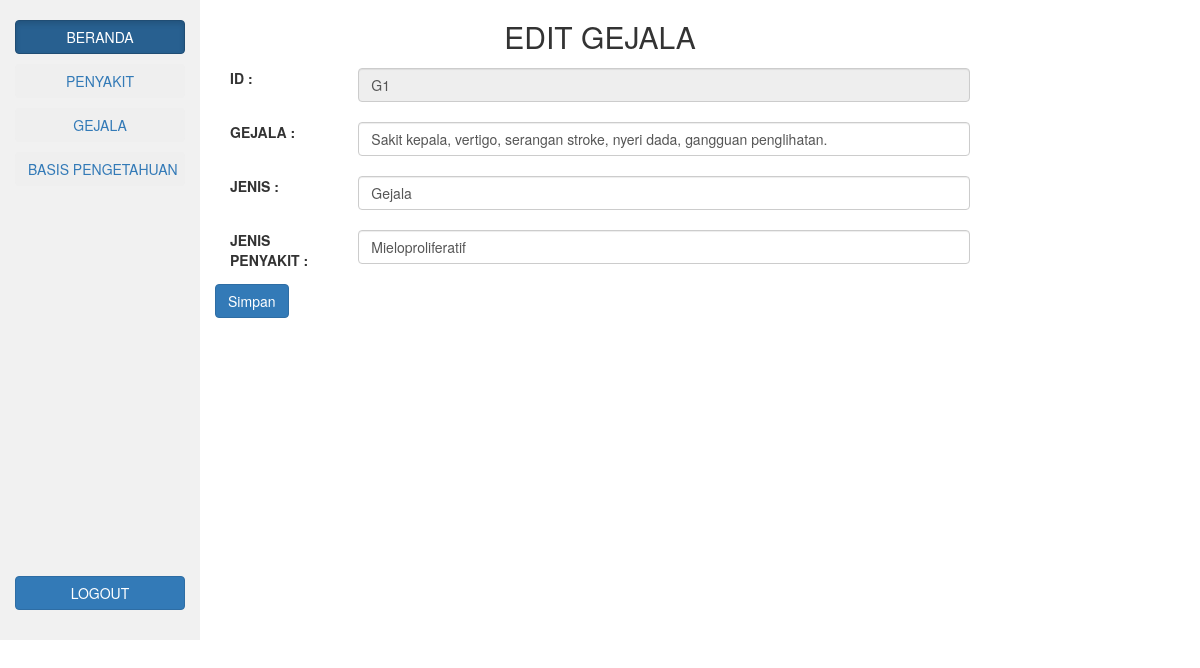
Page /aeditgejala.php?id=G1 on the committed database.
### tables this page shows
CREATE TABLE `gejala` (
  `idgejala` varchar(10) NOT NULL,
  `gejala` varchar(1000) NOT NULL,
  `daerah` varchar(10) NOT NULL,
  `jenispenyakit` varchar(20) NOT NULL
);

### aeditgejala.php (the view, shortened to what this page needs)
<?php
include "session.php";
?>
<!DOCTYPE html>
<html lang="en">
<head>
  <link rel="stylesheet" href="https://maxcdn.bootstrapcdn.com/bootstrap/3.3.7/css/bootstrap.min.css">
  <link rel="stylesheet" href="css/style.css">
</head>
<body>
    <div class="col-sm-2 sidenav">
      <p><a href="homeadmin.php"><button type="button" class="btn btn-primary btn-block active">BERANDA</button></a></p>
      <p><a href="penyakit.php"><button type="button" class="btn btn-succes btn-block">PENYAKIT</button></a></p>
      <p><a href="gejala.php"><button type="button" class="btn btn-succes btn-block">GEJALA</button></a></p>
        <p><a href="basispengetahuan.php"><button type="button" class="btn btn-succes btn-block">BASIS PENGETAHUAN</button></a></p>
      <br><br><br><br><br><br><br><br><br><br><br><br><br><br><br><br><br><br><br>
      <p><a href="logout.php"><button type="button" class="btn btn-primary btn-block" id="myBtn">LOGOUT</button></a></p>
      <br> </div>
    <div class="col-sm-8 text-left">
      <h2 class="text-center">EDIT GEJALA</h2>
    <form method="post">
      <div class="form-group">
      			<label class="control-label col-sm-2">ID :</label>
      		<div class="col-sm-10">
                <?php
                       $tampil = "SELECT * FROM gejala where idgejala='".$_GET['id']."'";
                       $sql = mysqli_query ($konek_db,$tampil);
                       while($data = mysqli_fetch_array ($sql))
                    {
                        echo "<input type='text' name='idgejala' class='form-control' id='idgejala'  disabled value='".$data['idgejala']."'><br>";
                    }
                ?>
     		 </div>
        </div>
        <div class="form-group">
      			<label class="control-label col-sm-2">GEJALA :</label>
      		<div class="col-sm-10">
                <?php
                       $tampil = "SELECT * FROM gejala where idgejala='".$_GET['id']."'";
                       $sql = mysqli_query ($konek_db,$tampil);
                       while($data = mysqli_fetch_array ($sql))
                    {
                       echo "<input type='text'  class='form-control' id='gejala' name='gejala' value='".$data['gejala']."'><br>";
                    }
                ?>
     		 </div>
        </div>
          <div class="form-group">
      			<label class="control-label col-sm-2">JENIS :</label>
      		<div class="col-sm-10">
                <?php
                       $tampil = "SELECT * FROM gejala where idgejala='".$_GET['id']."'";
                       $sql = mysqli_query ($konek_db,$tampil);
                       while($data = mysqli_fetch_array ($sql))
                    {
                       echo "<input type='text'  class='form-control' id='daerah' name='daerah' value='".$data['daerah']."'><br>";
                    }
                ?>
     		 </div>
        </div>
            <div class="form-group">
      			<label class="control-label col-sm-2">JENIS PENYAKIT :</label>
      		<div class="col-sm-10">
                <?php
                       $tampil = "SELECT * FROM gejala where idgejala='".$_GET['id']."'";
                       $sql = mysqli_query ($konek_db,$tampil);
                       while($data = mysqli_fetch_array ($sql))
                    {
                       echo "<input type='text'  class='form-control' id='jenispenyakit' name='jenispenyakit' value='".$data['jenispenyakit']."'><br>";
                    }
                ?>
     		 </div>
        </div>
        <button type="submit" name ="submit" class="btn btn-primary">Simpan</button>
        </form>
    </div>
</body>
</html>

### css/style.css (style rules this page uses)
.sidenav { padding-top: 20px; background-color: #f1f1f1; height: 100%; }

### rows in the picture
gejala: idgejala "G1", gejala "Sakit kepala, vertigo, serangan stroke, nyeri dada, gangguan penglihatan.", daerah "Gejala", jenispenyakit "Mieloproliferatif"
